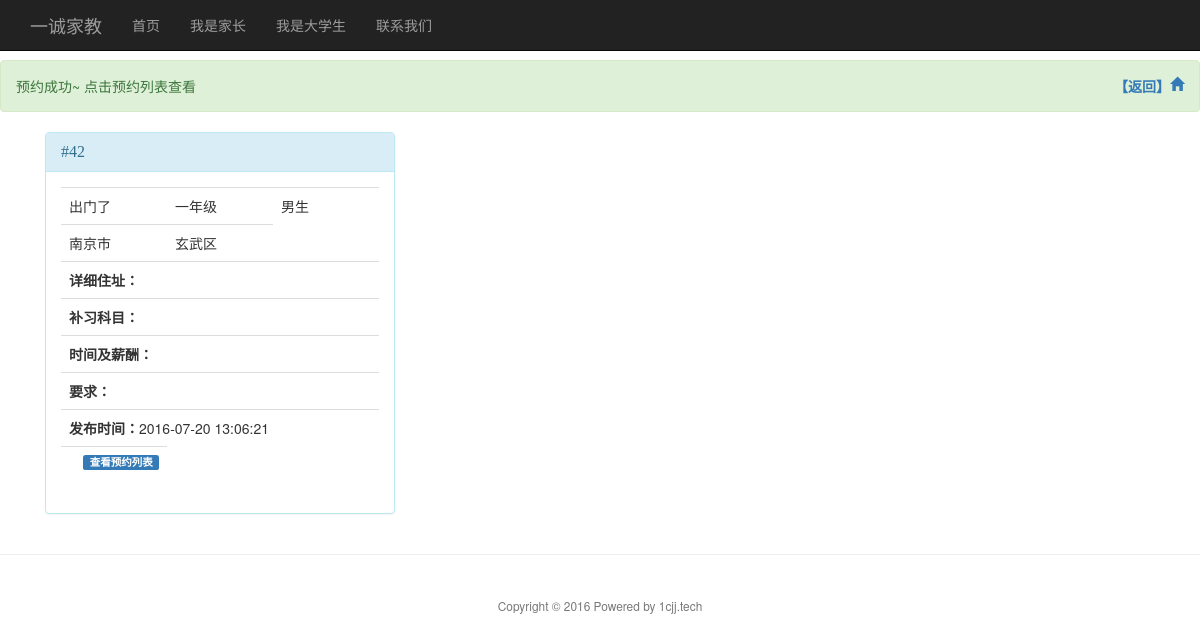
Page /?page=connect&id=42 (signed in) on the committed database.
### tables this page shows
CREATE TABLE `orders` (
  `ID` int(11) NOT NULL,
  `name` varchar(20) NOT NULL,
  `grade` varchar(20) NOT NULL,
  `gender` varchar(20) NOT NULL,
  `address` varchar(20) NOT NULL,
  `detailed` text NOT NULL,
  `tel` varchar(20) NOT NULL,
  `subject` varchar(80) NOT NULL,
  `timepay` text NOT NULL,
  `want` text NOT NULL,
  `time` datetime NOT NULL,
  `connect` varchar(200) NOT NULL,
  `succeed` tinyint(1) NOT NULL
);

### index.php (called while the page is built, shortened)
<?php
require(C . "controller.php");
?>

### model/connect.php (the view, shortened to what this page needs)
<?php
	$conn=new mysqli("localhost", "root", "","test");
	$conn->query("set names utf8");
	if(isset($_SESSION["user"])&&!empty($_SESSION["user"]))
	{
		$id =mysqli_real_escape_string($conn,$_GET["id"]);
	}
	else
	{
		$host = $_SERVER["HTTP_HOST"];
		$path = rtrim(dirname($_SERVER["PHP_SELF"]), "/\\");
		header("Location: http://$host$path/?page=tutor");
	}
    $query = "SELECT * FROM orders WHERE id='$id'";
	$result=$conn->query($query);
    while ($row = mysqli_fetch_array($result))
    {
		$id=$row["ID"];
		$name=$row["name"];
		$grade=$row["grade"];
		$gender=$row["gender"];
		$name=$row["name"];
		$address=$row["address"];
		$detailed=$row["detailed"];
		$subjects=$row["subject"];
		$timepay=$row["timepay"];
		$want=$row["want"];
		$time=$row["time"];
    }
?>
<!DOCTYPE html>
<html>
	<head>
<?php
include(V.'header-content.php');
?>
	</head>
	<body>
<?php
include(V.'top-bar.php');
?>
		<div class="alert alert-success" role="alert">
			预约成功~ 点击预约列表查看
			<a href="?page=tutor"><span class="pull-right glyphicon glyphicon-home"></span><strong class="pull-right">【返回】</strong></a>
		</div>
<div class="container">
	<div class="section">
					<div class="col-sm-4">
					  <div class="panel panel-info">
						<div class="panel-heading">
						  <h3 class="panel-title">#<?php echo $id;?></h3>
						</div>
						<div class="panel-body">
							<table class="table" style="table-layout:fixed">
							  <tr>
								<td><?php echo $name;?></td>
								<td><?php echo $grade;?></td>
								<td><?php echo $gender;?></td>
							  </tr>
							  <tr>
								<td>南京市</td>
								<td><?php echo $address;?></td>
							  </tr>
							  <tr>
							  <td colspan="3"><strong>详细住址：</strong><?php echo $detailed;?></td>
							  </tr>
							  <tr>
								<td colspan="3"><strong>补习科目：</strong><?php echo $subjects;?></td>
							  </tr>
							  <tr>
								<td colspan="3"><strong>时间及薪酬：</strong><?php echo $timepay;?></td>
							  </tr>
							  <tr>
								<td colspan="3"><strong>要求：</strong><?php echo $want;?></td>
							  </tr>
							  <tr>
								<td colspan="3"><strong>发布时间：</strong><?php echo $time;?></td>
							  </tr>
							  <tr>
							  <form role="form" action="" method="post" name="myform">
								<td><a href="javascript:document.myform.submit();"><span class="label label-primary" style=" float:right">查看预约列表</span></a></td>
							  </form>
							  </tr>
						  </table>
						</div>
					  </div>
					 </div>
	</div>
</div>
<?php
include(V.'footer-content.php');
?>
	</body>
</html>

### view/header-content.php (style rules this page uses)
body { padding-top: 60px; padding-bottom: 40px; }
h1,h2,h3,h4,h5 { font-family: "Microsoft YaHei"; }

### rows in the picture
orders: ID "42", name "出门了", grade "一年级", gender "男生", address "玄武区", time "2016-07-20 13:06:21"
